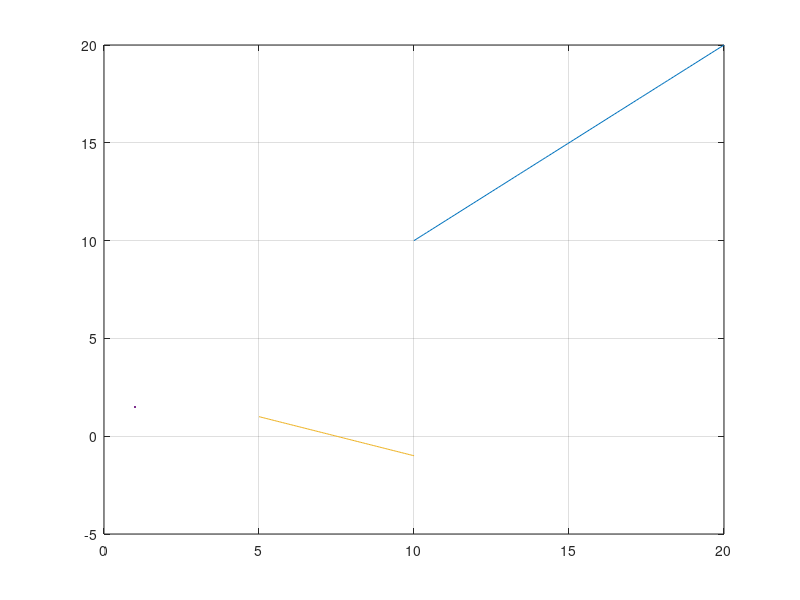

The MATLAB script that drew this image:
clc;
clear;
close all;

%% Inputs
p1_1 = [10, 10];
p1_2 = [20, 20];

p2_1 = [5, 1];
p2_2 = [10, -1];

line1_x = linspace(p1_1(1), p1_2(1), 100);
line1_y = linspace(p1_1(2), p1_2(2), 100);

line2_x = linspace(p2_1(1), p2_2(1), 100);
line2_y = linspace(p2_1(2), p2_2(2), 100);

%% Plot
figure;
plot(line1_x, line1_y, LineWidth=1.5);
hold on;
plot(line2_x, line2_y, LineWidth=1.5);
grid on;





